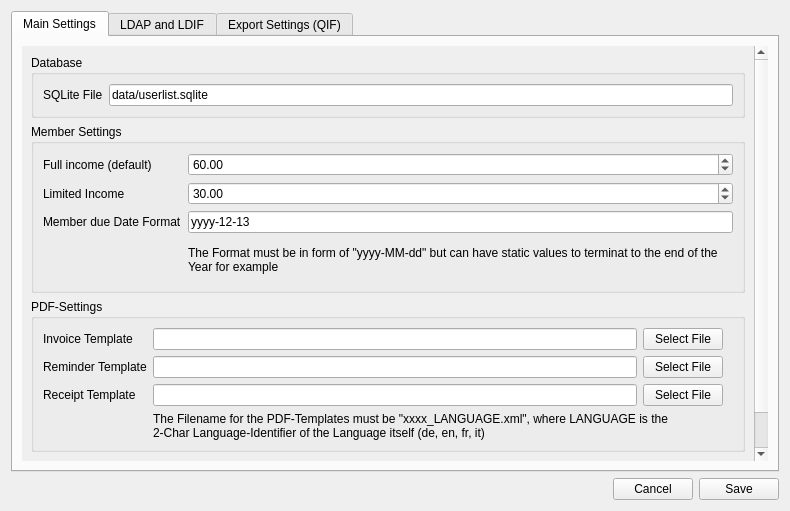
<?xml version="1.0" encoding="UTF-8"?>
<ui version="4.0">
 <class>settingsForm</class>
 <widget class="QWidget" name="settingsForm">
  <property name="geometry">
   <rect>
    <x>0</x>
    <y>0</y>
    <width>790</width>
    <height>511</height>
   </rect>
  </property>
  <property name="minimumSize">
   <size>
    <width>613</width>
    <height>350</height>
   </size>
  </property>
  <property name="windowTitle">
   <string>Form</string>
  </property>
  <layout class="QVBoxLayout" name="verticalLayout">
   <item>
    <widget class="QTabWidget" name="tabWidget">
     <property name="currentIndex">
      <number>0</number>
     </property>
     <widget class="QWidget" name="tab">
      <attribute name="title">
       <string>Main Settings</string>
      </attribute>
      <layout class="QVBoxLayout" name="verticalLayout_5">
       <item>
        <widget class="QScrollArea" name="scrollArea_3">
         <property name="frameShape">
          <enum>QFrame::NoFrame</enum>
         </property>
         <property name="horizontalScrollBarPolicy">
          <enum>Qt::ScrollBarAlwaysOff</enum>
         </property>
         <property name="widgetResizable">
          <bool>true</bool>
         </property>
         <widget class="QWidget" name="scrollAreaWidgetContents_4">
          <property name="geometry">
           <rect>
            <x>0</x>
            <y>0</y>
            <width>766</width>
            <height>437</height>
           </rect>
          </property>
          <layout class="QVBoxLayout" name="verticalLayout_6">
           <item>
            <widget class="QGroupBox" name="groupBox_6">
             <property name="title">
              <string>Database</string>
             </property>
             <layout class="QFormLayout" name="formLayout_5">
              <item row="0" column="0">
               <widget class="QLabel" name="label_24">
                <property name="text">
                 <string>SQLite File</string>
                </property>
               </widget>
              </item>
              <item row="0" column="1">
               <widget class="QLineEdit" name="sqliteFile">
                <property name="text">
                 <string>data/userlist.sqlite</string>
                </property>
               </widget>
              </item>
             </layout>
            </widget>
           </item>
           <item>
            <widget class="QGroupBox" name="groupBox_5">
             <property name="title">
              <string>Member Settings</string>
             </property>
             <layout class="QFormLayout" name="formLayout_6">
              <item row="0" column="0">
               <widget class="QLabel" name="label_23">
                <property name="text">
                 <string>Full income (default)</string>
                </property>
               </widget>
              </item>
              <item row="1" column="0">
               <widget class="QLabel" name="label_25">
                <property name="text">
                 <string>Limited Income</string>
                </property>
               </widget>
              </item>
              <item row="0" column="1">
               <widget class="QDoubleSpinBox" name="memberAmountFull">
                <property name="maximum">
                 <double>9999.989999999999782</double>
                </property>
                <property name="value">
                 <double>60.000000000000000</double>
                </property>
               </widget>
              </item>
              <item row="1" column="1">
               <widget class="QDoubleSpinBox" name="memberAmountLimited">
                <property name="maximum">
                 <double>9999.989999999999782</double>
                </property>
                <property name="value">
                 <double>30.000000000000000</double>
                </property>
               </widget>
              </item>
              <item row="2" column="0">
               <widget class="QLabel" name="label_29">
                <property name="text">
                 <string>Member due Date Format</string>
                </property>
               </widget>
              </item>
              <item row="2" column="1">
               <widget class="QLineEdit" name="memberDueDate">
                <property name="text">
                 <string>yyyy-12-13</string>
                </property>
               </widget>
              </item>
              <item row="3" column="1">
               <widget class="QLabel" name="label_30">
                <property name="sizePolicy">
                 <sizepolicy hsizetype="Expanding" vsizetype="Preferred">
                  <horstretch>0</horstretch>
                  <verstretch>0</verstretch>
                 </sizepolicy>
                </property>
                <property name="text">
                 <string>The Format must be in form of &quot;yyyy-MM-dd&quot; but can have static values to terminat to the end of the Year for example</string>
                </property>
                <property name="wordWrap">
                 <bool>true</bool>
                </property>
               </widget>
              </item>
             </layout>
            </widget>
           </item>
           <item>
            <widget class="QGroupBox" name="groupBox_7">
             <property name="title">
              <string>PDF-Settings</string>
             </property>
             <layout class="QFormLayout" name="formLayout_7">
              <property name="fieldGrowthPolicy">
               <enum>QFormLayout::ExpandingFieldsGrow</enum>
              </property>
              <item row="0" column="0">
               <widget class="QLabel" name="label_26">
                <property name="text">
                 <string>Invoice Template</string>
                </property>
               </widget>
              </item>
              <item row="0" column="1">
               <layout class="QHBoxLayout" name="horizontalLayout_3">
                <property name="rightMargin">
                 <number>10</number>
                </property>
                <item>
                 <widget class="QLineEdit" name="pdfInvoice"/>
                </item>
                <item>
                 <widget class="QPushButton" name="invoiceSelect">
                  <property name="text">
                   <string>Select File</string>
                  </property>
                 </widget>
                </item>
               </layout>
              </item>
              <item row="1" column="0">
               <widget class="QLabel" name="label_27">
                <property name="text">
                 <string>Reminder Template</string>
                </property>
               </widget>
              </item>
              <item row="1" column="1">
               <layout class="QHBoxLayout" name="horizontalLayout_4">
                <property name="rightMargin">
                 <number>10</number>
                </property>
                <item>
                 <widget class="QLineEdit" name="pdfReminder"/>
                </item>
                <item>
                 <widget class="QPushButton" name="reminderSelect">
                  <property name="text">
                   <string>Select File</string>
                  </property>
                 </widget>
                </item>
               </layout>
              </item>
              <item row="2" column="0">
               <widget class="QLabel" name="label_28">
                <property name="text">
                 <string>Receipt Template</string>
                </property>
               </widget>
              </item>
              <item row="2" column="1">
               <layout class="QHBoxLayout" name="horizontalLayout_5">
                <property name="rightMargin">
                 <number>10</number>
                </property>
                <item>
                 <widget class="QLineEdit" name="pdfReceipt"/>
                </item>
                <item>
                 <widget class="QPushButton" name="receiptSelect">
                  <property name="text">
                   <string>Select File</string>
                  </property>
                 </widget>
                </item>
               </layout>
              </item>
              <item row="3" column="1">
               <widget class="QLabel" name="labelTemplateHint">
                <property name="minimumSize">
                 <size>
                  <width>518</width>
                  <height>0</height>
                 </size>
                </property>
                <property name="text">
                 <string>The Filename for the PDF-Templates must be &quot;xxxx_LANGUAGE.xml&quot;, where LANGUAGE is the 2-Char Language-Identifier of the Language itself (de, en, fr, it)</string>
                </property>
                <property name="wordWrap">
                 <bool>true</bool>
                </property>
               </widget>
              </item>
             </layout>
            </widget>
           </item>
           <item>
            <spacer name="verticalSpacer">
             <property name="orientation">
              <enum>Qt::Vertical</enum>
             </property>
             <property name="sizeHint" stdset="0">
              <size>
               <width>20</width>
               <height>40</height>
              </size>
             </property>
            </spacer>
           </item>
          </layout>
         </widget>
        </widget>
       </item>
      </layout>
     </widget>
     <widget class="QWidget" name="tab_2">
      <attribute name="title">
       <string>LDAP and LDIF</string>
      </attribute>
      <layout class="QVBoxLayout" name="verticalLayout_3">
       <item>
        <widget class="QScrollArea" name="scrollArea_2">
         <property name="frameShape">
          <enum>QFrame::NoFrame</enum>
         </property>
         <property name="horizontalScrollBarPolicy">
          <enum>Qt::ScrollBarAlwaysOff</enum>
         </property>
         <property name="widgetResizable">
          <bool>true</bool>
         </property>
         <widget class="QWidget" name="scrollAreaWidgetContents_2">
          <property name="geometry">
           <rect>
            <x>0</x>
            <y>0</y>
            <width>766</width>
            <height>437</height>
           </rect>
          </property>
          <layout class="QVBoxLayout" name="verticalLayout_4">
           <item>
            <widget class="QGroupBox" name="groupBox_3">
             <property name="title">
              <string>LDAP-Server for Importing Members</string>
             </property>
             <layout class="QFormLayout" name="formLayout_3">
              <item row="0" column="0">
               <widget class="QLabel" name="label_10">
                <property name="text">
                 <string>LDAP Server</string>
                </property>
               </widget>
              </item>
              <item row="1" column="0">
               <widget class="QLabel" name="label_17">
                <property name="text">
                 <string>Port</string>
                </property>
               </widget>
              </item>
              <item row="2" column="0">
               <widget class="QLabel" name="label_18">
                <property name="text">
                 <string>Bind DN</string>
                </property>
               </widget>
              </item>
              <item row="3" column="0">
               <widget class="QLabel" name="label_19">
                <property name="text">
                 <string>Password</string>
                </property>
               </widget>
              </item>
              <item row="4" column="0">
               <widget class="QLabel" name="label_20">
                <property name="text">
                 <string>Base DN</string>
                </property>
               </widget>
              </item>
              <item row="5" column="0">
               <widget class="QLabel" name="label_21">
                <property name="text">
                 <string>Search String</string>
                </property>
               </widget>
              </item>
              <item row="6" column="0">
               <widget class="QLabel" name="label_22">
                <property name="text">
                 <string>Extract Section RegEx</string>
                </property>
               </widget>
              </item>
              <item row="0" column="1">
               <widget class="QLineEdit" name="ldapHost">
                <property name="text">
                 <string>localhost</string>
                </property>
               </widget>
              </item>
              <item row="2" column="1">
               <widget class="QLineEdit" name="ldapBindDn">
                <property name="text">
                 <string>uniqueIdentifier=&lt;Your UID here&gt;,dc=members,st=&lt;Your Section here&gt;,dc=piratenpartei,dc=ch</string>
                </property>
               </widget>
              </item>
              <item row="3" column="1">
               <widget class="QLineEdit" name="ldapPassword">
                <property name="echoMode">
                 <enum>QLineEdit::Password</enum>
                </property>
               </widget>
              </item>
              <item row="4" column="1">
               <widget class="QLineEdit" name="ldapBaseDn">
                <property name="text">
                 <string>dc=members,st=&lt;Your Section here&gt;,dc=piratenpartei,dc=ch</string>
                </property>
               </widget>
              </item>
              <item row="5" column="1">
               <widget class="QLineEdit" name="ldapSearch">
                <property name="text">
                 <string>(objectClass=ppsPerson)</string>
                </property>
               </widget>
              </item>
              <item row="6" column="1">
               <widget class="QLineEdit" name="ldapSectionRegex">
                <property name="text">
                 <string>^.*,st=([a-z]{2}).*$|^.*,dc=(members).*$</string>
                </property>
               </widget>
              </item>
              <item row="1" column="1">
               <widget class="QSpinBox" name="ldapPort">
                <property name="maximum">
                 <number>65534</number>
                </property>
                <property name="value">
                 <number>389</number>
                </property>
               </widget>
              </item>
             </layout>
            </widget>
           </item>
           <item>
            <widget class="QGroupBox" name="groupBox_4">
             <property name="title">
              <string>LDIF-Export to update &quot;Paid-Due&quot; Dates</string>
             </property>
             <layout class="QFormLayout" name="formLayout_4">
              <property name="fieldGrowthPolicy">
               <enum>QFormLayout::ExpandingFieldsGrow</enum>
              </property>
              <item row="0" column="0">
               <widget class="QLabel" name="label_11">
                <property name="text">
                 <string>DN for Non-Section-Members</string>
                </property>
               </widget>
              </item>
              <item row="1" column="0">
               <widget class="QLabel" name="label_12">
                <property name="text">
                 <string>DN for Section-Members</string>
                </property>
               </widget>
              </item>
              <item row="2" column="0">
               <widget class="QLabel" name="label_13">
                <property name="text">
                 <string>Paid-Due Attribute</string>
                </property>
               </widget>
              </item>
              <item row="3" column="0">
               <widget class="QLabel" name="label_14">
                <property name="text">
                 <string>Replace Attribute</string>
                </property>
               </widget>
              </item>
              <item row="0" column="1">
               <widget class="QLineEdit" name="ldifNonsectionMembers">
                <property name="text">
                 <string>uniqueIdentifier=%1,dc=members,dc=piratenpartei,dc=ch</string>
                </property>
               </widget>
              </item>
              <item row="1" column="1">
               <widget class="QLineEdit" name="ldifSectionMembers">
                <property name="text">
                 <string>uniqueIdentifier=%1,dc=members,st=%2,dc=piratenpartei,dc=ch</string>
                </property>
               </widget>
              </item>
              <item row="2" column="1">
               <widget class="QLineEdit" name="ldifPaidDueAttribute">
                <property name="text">
                 <string>ppsVotingRightUntil</string>
                </property>
               </widget>
              </item>
              <item row="3" column="1">
               <widget class="QCheckBox" name="ldifPaidDueReplace">
                <property name="text">
                 <string>Check to replace / Uncheck to add the new value</string>
                </property>
                <property name="checked">
                 <bool>true</bool>
                </property>
               </widget>
              </item>
              <item row="4" column="1">
               <widget class="QLabel" name="label_15">
                <property name="text">
                 <string>Use &quot;%1&quot; for the Member-UID</string>
                </property>
               </widget>
              </item>
              <item row="5" column="1">
               <widget class="QLabel" name="label_16">
                <property name="text">
                 <string>Use &quot;%2&quot; for the Section, the Member is asigned to</string>
                </property>
               </widget>
              </item>
             </layout>
            </widget>
           </item>
          </layout>
         </widget>
        </widget>
       </item>
      </layout>
     </widget>
     <widget class="QWidget" name="tab_3">
      <attribute name="title">
       <string>Export Settings (QIF)</string>
      </attribute>
      <layout class="QVBoxLayout" name="verticalLayout_2">
       <item>
        <widget class="QScrollArea" name="scrollArea">
         <property name="frameShape">
          <enum>QFrame::NoFrame</enum>
         </property>
         <property name="horizontalScrollBarPolicy">
          <enum>Qt::ScrollBarAlwaysOff</enum>
         </property>
         <property name="widgetResizable">
          <bool>true</bool>
         </property>
         <widget class="QWidget" name="scrollAreaWidgetContents">
          <property name="geometry">
           <rect>
            <x>0</x>
            <y>0</y>
            <width>766</width>
            <height>437</height>
           </rect>
          </property>
          <layout class="QHBoxLayout" name="horizontalLayout_2">
           <item>
            <widget class="QGroupBox" name="groupBox_2">
             <property name="title">
              <string>Assets / Invoice</string>
             </property>
             <layout class="QFormLayout" name="formLayout">
              <item row="0" column="0">
               <widget class="QLabel" name="label">
                <property name="text">
                 <string>Type</string>
                </property>
               </widget>
              </item>
              <item row="1" column="0">
               <widget class="QLabel" name="label_3">
                <property name="text">
                 <string>Payee Label</string>
                </property>
               </widget>
              </item>
              <item row="2" column="0">
               <widget class="QLabel" name="label_4">
                <property name="text">
                 <string>Memo String</string>
                </property>
               </widget>
              </item>
              <item row="3" column="0">
               <widget class="QLabel" name="label_5">
                <property name="text">
                 <string>Default Account</string>
                </property>
               </widget>
              </item>
              <item row="4" column="0">
               <widget class="QLabel" name="label_6">
                <property name="text">
                 <string>Limited Account</string>
                </property>
               </widget>
              </item>
              <item row="0" column="1">
               <widget class="QLineEdit" name="assetType">
                <property name="text">
                 <string>Oth A</string>
                </property>
               </widget>
              </item>
              <item row="1" column="1">
               <widget class="QLineEdit" name="assetLabel">
                <property name="text">
                 <string>Membership: </string>
                </property>
               </widget>
              </item>
              <item row="2" column="1">
               <widget class="QLineEdit" name="assetMemo">
                <property name="text">
                 <string>Member UID: </string>
                </property>
               </widget>
              </item>
              <item row="3" column="1">
               <widget class="QLineEdit" name="assetAccountFull">
                <property name="text">
                 <string>Membership Default</string>
                </property>
               </widget>
              </item>
              <item row="4" column="1">
               <widget class="QLineEdit" name="assetAccountLimited">
                <property name="text">
                 <string>Membership Limited</string>
                </property>
               </widget>
              </item>
             </layout>
            </widget>
           </item>
           <item>
            <widget class="QGroupBox" name="groupBox">
             <property name="title">
              <string>Payment Import</string>
             </property>
             <layout class="QFormLayout" name="formLayout_2">
              <item row="0" column="0">
               <widget class="QLabel" name="label_2">
                <property name="text">
                 <string>Type</string>
                </property>
               </widget>
              </item>
              <item row="0" column="1">
               <widget class="QLineEdit" name="paymentType">
                <property name="text">
                 <string>Bank</string>
                </property>
               </widget>
              </item>
              <item row="1" column="0">
               <widget class="QLabel" name="label_7">
                <property name="text">
                 <string>Payee Label</string>
                </property>
               </widget>
              </item>
              <item row="2" column="0">
               <widget class="QLabel" name="label_8">
                <property name="text">
                 <string>Memo String</string>
                </property>
               </widget>
              </item>
              <item row="3" column="0">
               <widget class="QLabel" name="label_9">
                <property name="text">
                 <string>Acount Name</string>
                </property>
               </widget>
              </item>
              <item row="1" column="1">
               <widget class="QLineEdit" name="paymentLabel">
                <property name="text">
                 <string>Payment: </string>
                </property>
               </widget>
              </item>
              <item row="2" column="1">
               <widget class="QLineEdit" name="paymentMemo">
                <property name="text">
                 <string>Member UID: </string>
                </property>
               </widget>
              </item>
              <item row="3" column="1">
               <widget class="QLineEdit" name="paymentAccount">
                <property name="text">
                 <string>Membership Fee</string>
                </property>
               </widget>
              </item>
             </layout>
            </widget>
           </item>
          </layout>
         </widget>
        </widget>
       </item>
      </layout>
     </widget>
    </widget>
   </item>
   <item>
    <layout class="QHBoxLayout" name="horizontalLayout">
     <item>
      <spacer name="horizontalSpacer">
       <property name="orientation">
        <enum>Qt::Horizontal</enum>
       </property>
       <property name="sizeHint" stdset="0">
        <size>
         <width>40</width>
         <height>20</height>
        </size>
       </property>
      </spacer>
     </item>
     <item>
      <widget class="QPushButton" name="btnCancel">
       <property name="text">
        <string>Cancel</string>
       </property>
      </widget>
     </item>
     <item>
      <widget class="QPushButton" name="btnSave">
       <property name="text">
        <string>Save</string>
       </property>
      </widget>
     </item>
    </layout>
   </item>
  </layout>
  <action name="actionSave">
   <property name="text">
    <string>Save</string>
   </property>
   <property name="toolTip">
    <string>Save</string>
   </property>
  </action>
 </widget>
 <resources/>
 <connections>
  <connection>
   <sender>btnCancel</sender>
   <signal>clicked()</signal>
   <receiver>settingsForm</receiver>
   <slot>hide()</slot>
   <hints>
    <hint type="sourcelabel">
     <x>566</x>
     <y>405</y>
    </hint>
    <hint type="destinationlabel">
     <x>332</x>
     <y>210</y>
    </hint>
   </hints>
  </connection>
  <connection>
   <sender>btnSave</sender>
   <signal>clicked()</signal>
   <receiver>actionSave</receiver>
   <slot>trigger()</slot>
   <hints>
    <hint type="sourcelabel">
     <x>632</x>
     <y>405</y>
    </hint>
    <hint type="destinationlabel">
     <x>-1</x>
     <y>-1</y>
    </hint>
   </hints>
  </connection>
 </connections>
</ui>
